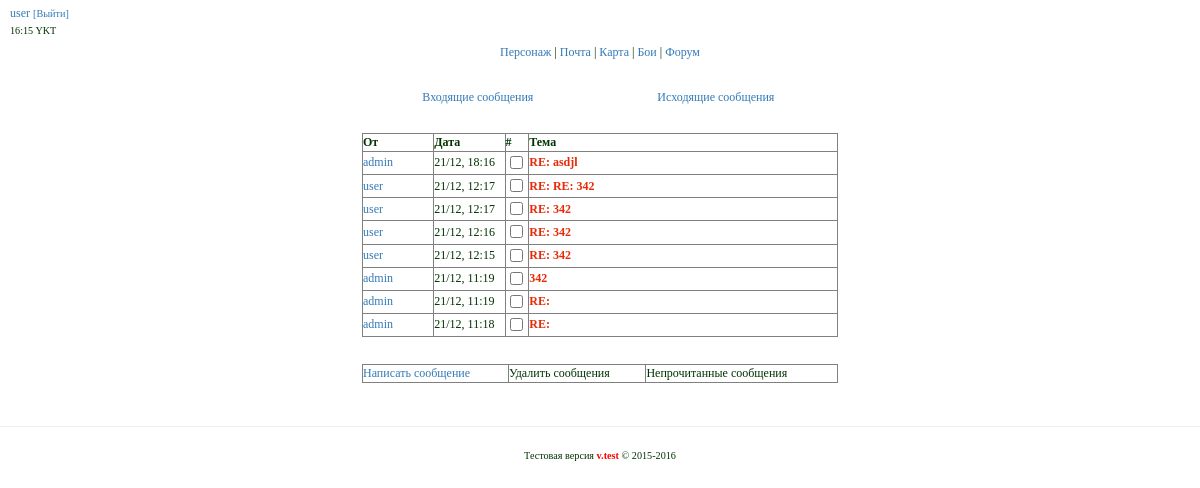
The page /mail/ (signed in) on the database as committed earlier.
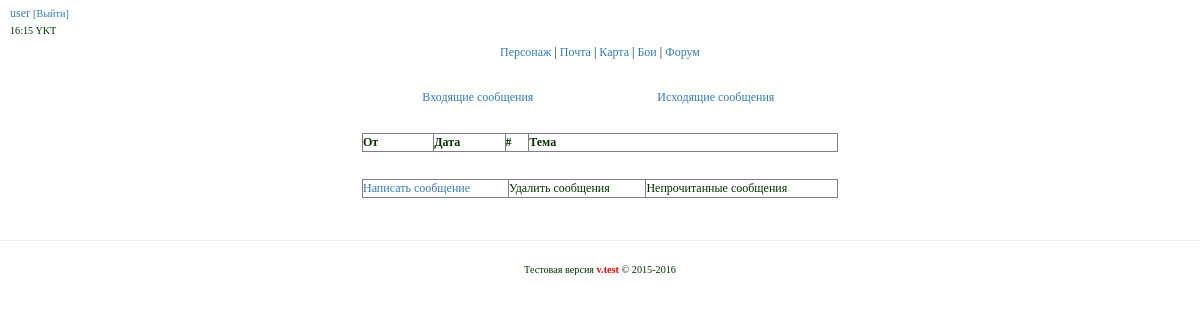
The same page on the database as committed later.
### tables this page shows
CREATE TABLE IF NOT EXISTS `mail` (
  `id` int(11) unsigned NOT NULL AUTO_INCREMENT,
  `sender` varchar(255) NOT NULL,
  `receiver` varchar(255) NOT NULL,
  `date` varchar(255) NOT NULL,
  `title` varchar(255) NOT NULL,
  `text` text NOT NULL,
  `new` int(11) NOT NULL DEFAULT '1',
  PRIMARY KEY (`id`)
);

### app/core/modelClass.php (called while the page is built, shortened)
<?php
class Model {
    public $mysqli;
    public function __construct() {
        $this->mysqli = new mysqli(Config::DBHOST,Config::DBUSER,Config::DBPASS,Config::DBNAME);
        $this->mysqli->query("SET NAMES 'utf8'");
    }
    public function query($query) {
        return $this->mysqli->query($query);
    }
    public function select($query) {
        $res = $this->query($query);
        $ret = [];
        while($row = mysqli_fetch_assoc($res)) {
            $ret[] = $row;
        }
        return $ret;
    }
}

### app/core/controllerClass.php (called while the page is built, shortened)
<?php
class Controller {
    public function isLogin() {
        if(isset($_COOKIE['login'])) return true;
        return false;
    }
}

### app/core/viewClass.php (called while the page is built)
<?php
class View {
    public function render($title,$content,$template,$data=null,$data2=null,$data3=null) {
        include 'app/views/'.$template;
    }
}

### app/controllers/controllerMail.php (called while the page is built, shortened)
<?php
class ControllerMail extends Controller {
    public function __construct(){
        $this->model = new ModelMail();
        $this->view = new View();
    }
    public function actionView() {
        $login = $_COOKIE['login'];
        $data = $this->model->getInboxMailByUser($login);
        $this->view->render('Почта', 'mail/inbox.php', 'template.php', $data, $data2);
    }
}

### app/start.php (called while the page is built, shortened)
<?php
require_once 'core/controllerClass.php';
require_once 'core/viewClass.php';
require_once 'core/modelClass.php';
require_once 'core/routerClass.php';
Router::run();

### index.php (called while the page is built, shortened)
<?php
require_once 'app/start.php';

### app/models/modelMail.php (called while the page is built, shortened)
<?php
class ModelMail extends Model {
    public function getInboxMailByUser($login) {
        $data = "SELECT * FROM `mail` WHERE `receiver` = '$login' ORDER BY `id` DESC";
        $data = $this->select($data);
        return $data;
    }
}

### app/views/mail/inbox.php (the view)
<div>
    <table align="center" width="40%">
        <tr align="center">
            <td>
                <a href="/mail/">Входящие сообщения</a>
            </td>
            <td>
                <a href="/mail/outbox">Исходящие сообщения</a>
            </td>
        </tr>
    </table>
</div>
<br>
<div class="mail">
    <table border="1" width="40%" align="center">
        <tr>
            <th width="15%">От</th>
            <th width="15%">Дата</th>
            <th width="5%">#</th>
            <th width="65%">Тема</th>
        </tr>
        <?php foreach($data as $mail): ;?>
        <tr>
            <td>
                <a href="/user/info?id="><?=$mail['sender']?></a>
            </td>
            <td>
                <?=$mail['date']?>
            </td>
            <td align="center">
                <input type="checkbox" name="check">
            </td>
            <td>
                <?php if($mail['new'] == 0) { ?>
                    <a href="/mail/read?id=<?=$mail['id']?>"><?=$mail['title']?></a>
                <?php }else {?>
                    <strong><a class="newmail" href="/mail/read?id=<?=$mail['id']?>"><?=$mail['title']?></a></strong>
                <?php } ?>
            </td>
        </tr>
        <?php endforeach ;?>
    </table>
</div>
<br>
<div class="mail buttons">
    <table border="1" width="40%" align="center">
        <tr>
            <td>
                <a href="/mail/new">Написать сообщение</a>
            </td>
            <td>
                Удалить сообщения
            </td>
            <td>
                Непрочитанные сообщения
            </td>
        </tr>
    </table>
</div>

### app/core/routerClass.php (shortened to what this page needs)
<?php
class Router {
    public static function run() {
        $actionName = 'View';
        $actionName = 'action'.ucfirst($actionName);
        $controllerObject = new $controllerName;
        if(method_exists($controllerObject,$actionName)) {
            $controllerObject->$actionName($paramName,$paramName2);
        } else self::page404();
    }
}

### app/views/template.php (shortened to what this page needs)
<!DOCTYPE html>
<html>
    <head>
        <link rel="stylesheet" type="text/css" href="/css/bootstrap.css">
        <link rel="stylesheet" type="text/css" href="/css/style.css">
    </head>
    <body>
        <?php include 'app/views/viewHeader.php'; ?>
        <?php include 'app/views/'.$content;?>
        <?php include 'app/views/viewFooter.php'?>
    </body>
</html>

### app/views/viewHeader.php (shortened to what this page needs)
<header>
    <?php if(isset($_COOKIE['login'])) { ?>
        <div id="header">
            <div>
                <a href="info?id=<?=$_COOKIE['id']?>"><?=$_COOKIE['login']?></a>
                <a href="/user/logout"><small>[Выйти]</small></a><br>
                <small><?=date('H:i')?> YKT</small>
            </div>
            <div align="center">
                <nav>
                    <a href="/user/">Персонаж</a> |
                    <a href="/mail/">Почта</a> |
                    <a href="/map/">Карта</a> |
                    <a href="/battle/">Бои</a> |
                    <a href="/forum/">Форум</a>
                </nav>
            </div>
            <br>
        </div>
        <?php } ?>
</header>

### app/views/viewFooter.php
<br>
<hr>
<footer>
    <div id="footer" align="center">
        <p>
            <small>Тестовая версия <font color="red"><strong>v.test</strong></font> &copy; 2015-2016</small>
        </p>
    </div>
</footer>

### css/style.css (style rules this page uses)
div { margin: 5px; }
body { FONT-SIZE: 9pt; COLOR: #003300; FONT-FAMILY: verdana,geneva,arial cyr; }
.newmail { color: #e82907; }

Rows that differ between the two databases and show on the page:
removed mail: sender "admin", date "21/12, 18:16", title "RE: asdjl"
removed mail: sender "user", date "21/12, 12:17", title "RE: RE: 342"
removed mail: sender "user", date "21/12, 12:17", title "RE: 342"
removed mail: sender "user", date "21/12, 12:16", title "RE: 342"
removed mail: sender "user", date "21/12, 12:15", title "RE: 342"
removed mail: sender "admin", date "21/12, 11:19", title "342"
removed mail: sender "admin", date "21/12, 11:19", title "RE:"
removed mail: sender "admin", date "21/12, 11:18", title "RE:"
